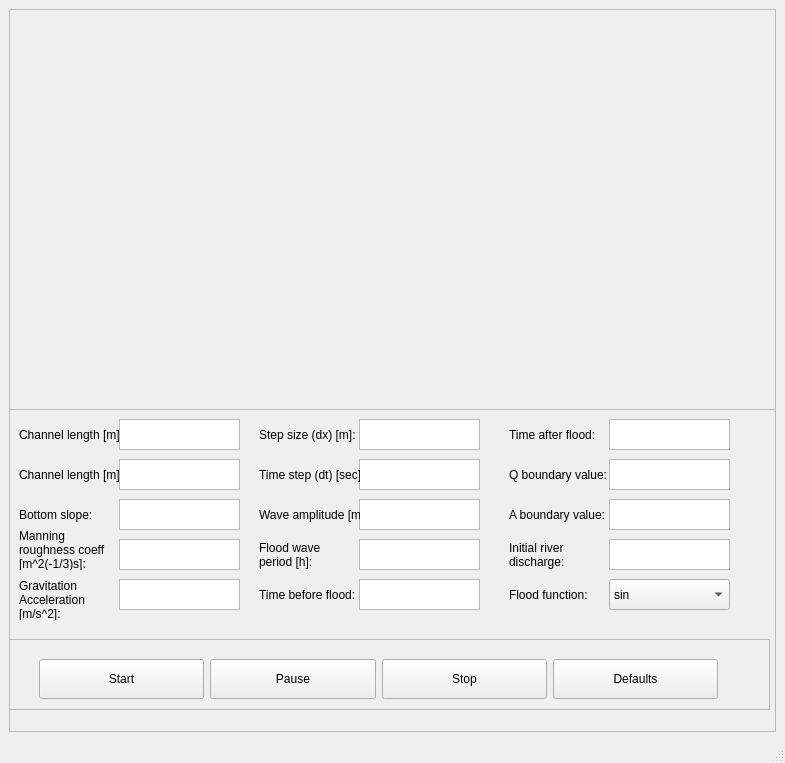
<?xml version="1.0" encoding="UTF-8"?>
<ui version="4.0">
 <class>MainWindow</class>
 <widget class="QMainWindow" name="MainWindow">
  <property name="geometry">
   <rect>
    <x>0</x>
    <y>0</y>
    <width>785</width>
    <height>763</height>
   </rect>
  </property>
  <property name="windowTitle">
   <string>MainWindow</string>
  </property>
  <widget class="QWidget" name="centralwidget">
   <layout class="QHBoxLayout" name="horizontalLayout">
    <item>
     <widget class="QFrame" name="frame">
      <property name="frameShape">
       <enum>QFrame::StyledPanel</enum>
      </property>
      <property name="frameShadow">
       <enum>QFrame::Raised</enum>
      </property>
      <widget class="QFrame" name="frame_2">
       <property name="geometry">
        <rect>
         <x>0</x>
         <y>0</y>
         <width>771</width>
         <height>401</height>
        </rect>
       </property>
       <property name="frameShape">
        <enum>QFrame::StyledPanel</enum>
       </property>
       <property name="frameShadow">
        <enum>QFrame::Raised</enum>
       </property>
      </widget>
      <widget class="QFrame" name="frame_3">
       <property name="geometry">
        <rect>
         <x>0</x>
         <y>630</y>
         <width>761</width>
         <height>71</height>
        </rect>
       </property>
       <property name="frameShape">
        <enum>QFrame::StyledPanel</enum>
       </property>
       <property name="frameShadow">
        <enum>QFrame::Raised</enum>
       </property>
       <widget class="QPushButton" name="defaultsButton">
        <property name="geometry">
         <rect>
          <x>544</x>
          <y>20</y>
          <width>165</width>
          <height>40</height>
         </rect>
        </property>
        <property name="text">
         <string>Defaults</string>
        </property>
       </widget>
       <widget class="QPushButton" name="startButton">
        <property name="enabled">
         <bool>true</bool>
        </property>
        <property name="geometry">
         <rect>
          <x>30</x>
          <y>20</y>
          <width>165</width>
          <height>40</height>
         </rect>
        </property>
        <property name="text">
         <string>Start</string>
        </property>
       </widget>
       <widget class="QPushButton" name="stopButton">
        <property name="geometry">
         <rect>
          <x>373</x>
          <y>20</y>
          <width>165</width>
          <height>40</height>
         </rect>
        </property>
        <property name="text">
         <string>Stop</string>
        </property>
       </widget>
       <widget class="QPushButton" name="pauseButton">
        <property name="geometry">
         <rect>
          <x>201</x>
          <y>20</y>
          <width>166</width>
          <height>40</height>
         </rect>
        </property>
        <property name="text">
         <string>Pause</string>
        </property>
       </widget>
      </widget>
      <widget class="QTextEdit" name="channelText">
       <property name="geometry">
        <rect>
         <x>110</x>
         <y>410</y>
         <width>121</width>
         <height>31</height>
        </rect>
       </property>
      </widget>
      <widget class="QLabel" name="label_2">
       <property name="geometry">
        <rect>
         <x>10</x>
         <y>410</y>
         <width>101</width>
         <height>31</height>
        </rect>
       </property>
       <property name="text">
        <string>Channel length [m]:</string>
       </property>
      </widget>
      <widget class="QTextEdit" name="ChannelLengthText">
       <property name="geometry">
        <rect>
         <x>110</x>
         <y>450</y>
         <width>121</width>
         <height>31</height>
        </rect>
       </property>
      </widget>
      <widget class="QLabel" name="label_3">
       <property name="geometry">
        <rect>
         <x>10</x>
         <y>450</y>
         <width>101</width>
         <height>31</height>
        </rect>
       </property>
       <property name="text">
        <string>Channel length [m]:</string>
       </property>
      </widget>
      <widget class="QTextEdit" name="BottomText">
       <property name="geometry">
        <rect>
         <x>110</x>
         <y>490</y>
         <width>121</width>
         <height>31</height>
        </rect>
       </property>
      </widget>
      <widget class="QLabel" name="label_4">
       <property name="geometry">
        <rect>
         <x>10</x>
         <y>490</y>
         <width>101</width>
         <height>31</height>
        </rect>
       </property>
       <property name="text">
        <string>Bottom slope:</string>
       </property>
      </widget>
      <widget class="QTextEdit" name="CoeffText">
       <property name="geometry">
        <rect>
         <x>110</x>
         <y>530</y>
         <width>121</width>
         <height>31</height>
        </rect>
       </property>
      </widget>
      <widget class="QLabel" name="label_5">
       <property name="geometry">
        <rect>
         <x>10</x>
         <y>520</y>
         <width>91</width>
         <height>41</height>
        </rect>
       </property>
       <property name="text">
        <string>Manning roughness coeff [m^2(-1/3)s]:</string>
       </property>
       <property name="scaledContents">
        <bool>false</bool>
       </property>
       <property name="wordWrap">
        <bool>true</bool>
       </property>
      </widget>
      <widget class="QTextEdit" name="GravityText">
       <property name="geometry">
        <rect>
         <x>110</x>
         <y>570</y>
         <width>121</width>
         <height>31</height>
        </rect>
       </property>
      </widget>
      <widget class="QLabel" name="label_6">
       <property name="geometry">
        <rect>
         <x>10</x>
         <y>570</y>
         <width>91</width>
         <height>41</height>
        </rect>
       </property>
       <property name="text">
        <string>Gravitation Acceleration      [m/s^2]:</string>
       </property>
       <property name="wordWrap">
        <bool>true</bool>
       </property>
      </widget>
      <widget class="QLabel" name="label_7">
       <property name="geometry">
        <rect>
         <x>250</x>
         <y>410</y>
         <width>101</width>
         <height>31</height>
        </rect>
       </property>
       <property name="text">
        <string>Step size (dx) [m]:</string>
       </property>
      </widget>
      <widget class="QTextEdit" name="DxText">
       <property name="geometry">
        <rect>
         <x>350</x>
         <y>410</y>
         <width>121</width>
         <height>31</height>
        </rect>
       </property>
      </widget>
      <widget class="QLabel" name="label_8">
       <property name="geometry">
        <rect>
         <x>250</x>
         <y>570</y>
         <width>101</width>
         <height>31</height>
        </rect>
       </property>
       <property name="text">
        <string>Time before flood:</string>
       </property>
      </widget>
      <widget class="QTextEdit" name="WaveAmpText">
       <property name="geometry">
        <rect>
         <x>350</x>
         <y>490</y>
         <width>121</width>
         <height>31</height>
        </rect>
       </property>
      </widget>
      <widget class="QTextEdit" name="DtText">
       <property name="geometry">
        <rect>
         <x>350</x>
         <y>450</y>
         <width>121</width>
         <height>31</height>
        </rect>
       </property>
      </widget>
      <widget class="QLabel" name="label_9">
       <property name="geometry">
        <rect>
         <x>250</x>
         <y>530</y>
         <width>91</width>
         <height>31</height>
        </rect>
       </property>
       <property name="text">
        <string>Flood wave period [h]:</string>
       </property>
       <property name="scaledContents">
        <bool>false</bool>
       </property>
       <property name="wordWrap">
        <bool>true</bool>
       </property>
      </widget>
      <widget class="QTextEdit" name="WavePeriodText">
       <property name="geometry">
        <rect>
         <x>350</x>
         <y>530</y>
         <width>121</width>
         <height>31</height>
        </rect>
       </property>
      </widget>
      <widget class="QLabel" name="label_10">
       <property name="geometry">
        <rect>
         <x>250</x>
         <y>450</y>
         <width>101</width>
         <height>31</height>
        </rect>
       </property>
       <property name="text">
        <string>Time step (dt) [sec]:</string>
       </property>
      </widget>
      <widget class="QTextEdit" name="TimeBeforeText">
       <property name="geometry">
        <rect>
         <x>350</x>
         <y>570</y>
         <width>121</width>
         <height>31</height>
        </rect>
       </property>
      </widget>
      <widget class="QLabel" name="label_11">
       <property name="geometry">
        <rect>
         <x>250</x>
         <y>490</y>
         <width>101</width>
         <height>31</height>
        </rect>
       </property>
       <property name="text">
        <string>Wave amplitude [m]:</string>
       </property>
      </widget>
      <widget class="QLabel" name="label_12">
       <property name="geometry">
        <rect>
         <x>500</x>
         <y>410</y>
         <width>101</width>
         <height>31</height>
        </rect>
       </property>
       <property name="text">
        <string>Time after flood:</string>
       </property>
      </widget>
      <widget class="QTextEdit" name="TimeAfterText">
       <property name="geometry">
        <rect>
         <x>600</x>
         <y>410</y>
         <width>121</width>
         <height>31</height>
        </rect>
       </property>
      </widget>
      <widget class="QTextEdit" name="ABoundaryText">
       <property name="geometry">
        <rect>
         <x>600</x>
         <y>490</y>
         <width>121</width>
         <height>31</height>
        </rect>
       </property>
      </widget>
      <widget class="QTextEdit" name="QBoundaryText">
       <property name="geometry">
        <rect>
         <x>600</x>
         <y>450</y>
         <width>121</width>
         <height>31</height>
        </rect>
       </property>
      </widget>
      <widget class="QLabel" name="label_14">
       <property name="geometry">
        <rect>
         <x>500</x>
         <y>530</y>
         <width>91</width>
         <height>31</height>
        </rect>
       </property>
       <property name="text">
        <string>Initial river discharge:</string>
       </property>
       <property name="scaledContents">
        <bool>false</bool>
       </property>
       <property name="wordWrap">
        <bool>true</bool>
       </property>
      </widget>
      <widget class="QTextEdit" name="RiverDischargeText">
       <property name="geometry">
        <rect>
         <x>600</x>
         <y>530</y>
         <width>121</width>
         <height>31</height>
        </rect>
       </property>
      </widget>
      <widget class="QLabel" name="label_15">
       <property name="geometry">
        <rect>
         <x>500</x>
         <y>450</y>
         <width>101</width>
         <height>31</height>
        </rect>
       </property>
       <property name="text">
        <string>Q boundary value:</string>
       </property>
      </widget>
      <widget class="QLabel" name="label_16">
       <property name="geometry">
        <rect>
         <x>500</x>
         <y>490</y>
         <width>101</width>
         <height>31</height>
        </rect>
       </property>
       <property name="text">
        <string>A boundary value:</string>
       </property>
      </widget>
      <widget class="QComboBox" name="comboBox">
       <property name="geometry">
        <rect>
         <x>600</x>
         <y>570</y>
         <width>121</width>
         <height>31</height>
        </rect>
       </property>
       <item>
        <property name="text">
         <string>sin</string>
        </property>
       </item>
      </widget>
      <widget class="QLabel" name="label_17">
       <property name="geometry">
        <rect>
         <x>500</x>
         <y>570</y>
         <width>91</width>
         <height>31</height>
        </rect>
       </property>
       <property name="text">
        <string>Flood function:</string>
       </property>
       <property name="scaledContents">
        <bool>false</bool>
       </property>
       <property name="wordWrap">
        <bool>true</bool>
       </property>
      </widget>
     </widget>
    </item>
   </layout>
  </widget>
  <widget class="QMenuBar" name="menubar">
   <property name="geometry">
    <rect>
     <x>0</x>
     <y>0</y>
     <width>785</width>
     <height>21</height>
    </rect>
   </property>
  </widget>
  <widget class="QStatusBar" name="statusbar"/>
 </widget>
 <resources/>
 <connections/>
 <buttongroups>
  <buttongroup name="buttonGroup"/>
 </buttongroups>
</ui>
